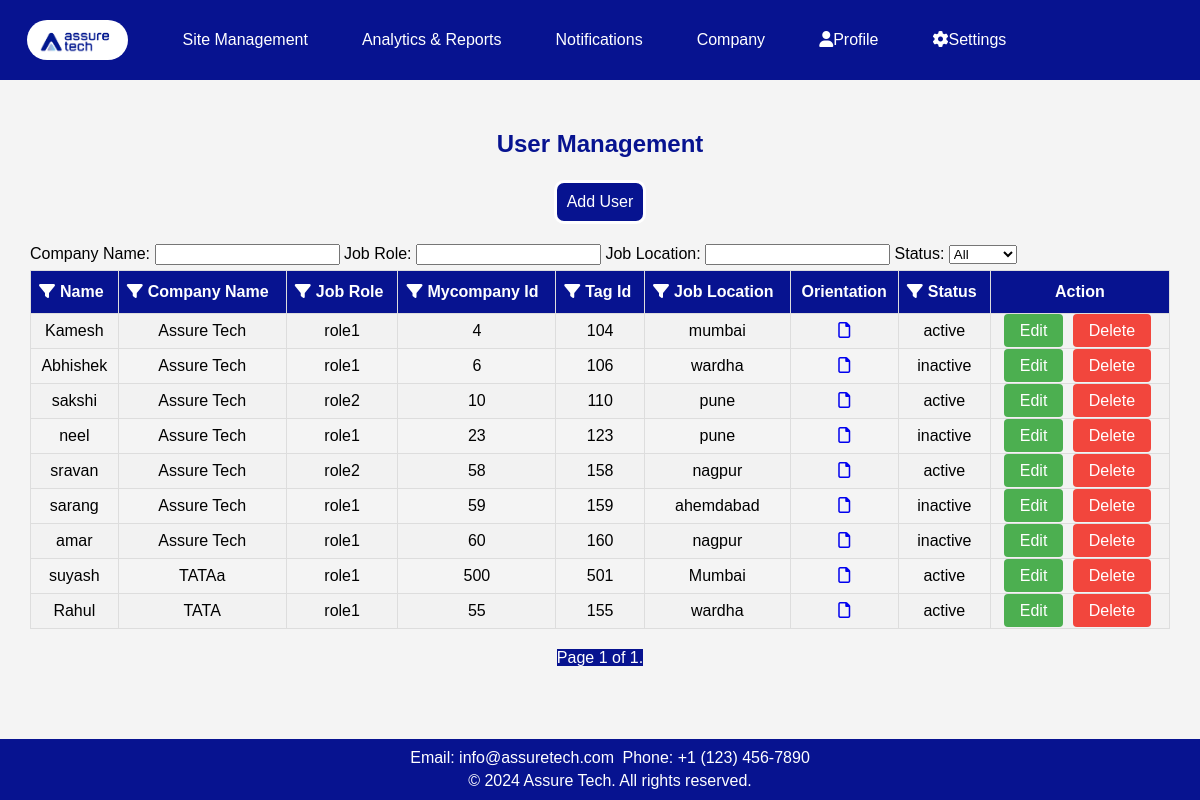
Page /get_all/ on the earlier database version.
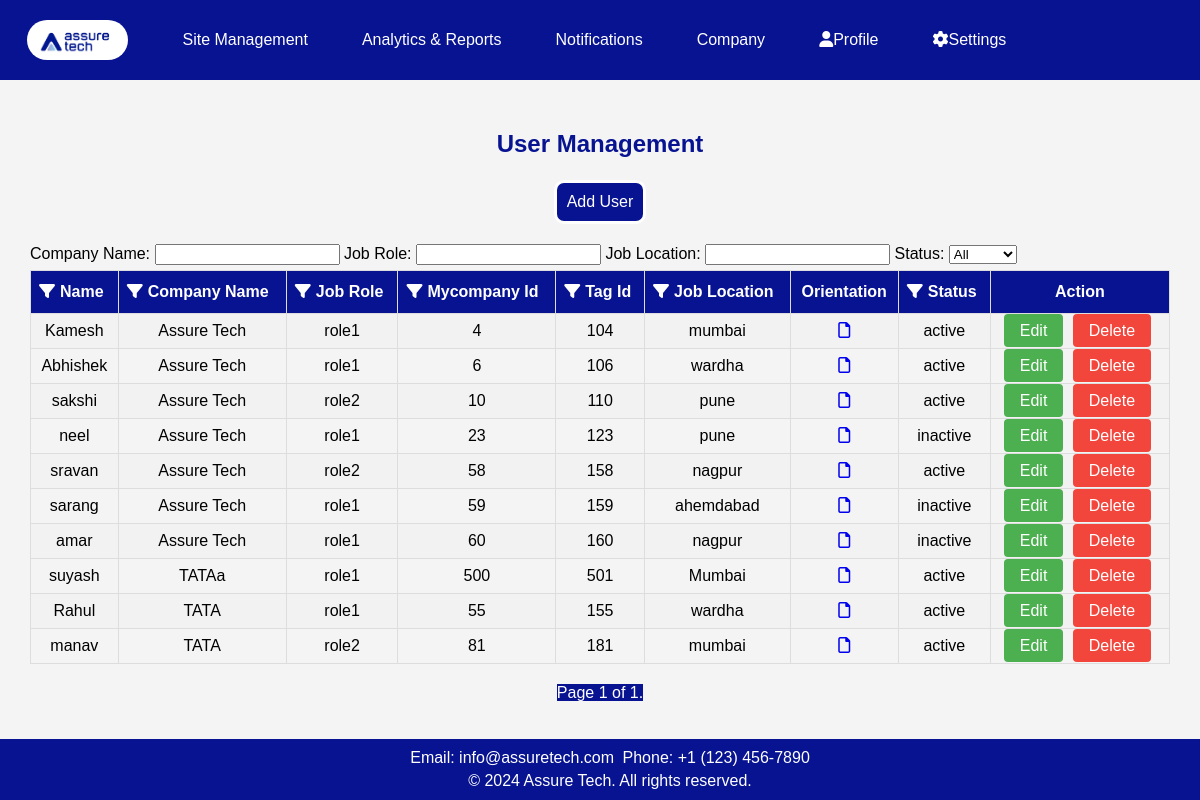
Same page on the later database version.
### app1/models.py (models this page shows, shortened)
class UserEnrolled(models.Model):
    name = models.CharField(max_length=255)
    company_name = models.CharField(max_length=100)
    job_role = models.CharField(max_length=100, choices=[
        ('role1', 'Role 1'),
        ('role2', 'Role 2'),
    ])
    mycompany_id = models.IntegerField(unique=True)
    tag_id = models.IntegerField(unique=True)
    job_location = models.CharField(max_length=100)
    orientation = models.FileField(upload_to='attachments/', validators=[FileExtensionValidator(['pdf', 'doc', 'docx', 'jpeg', 'jpg'])])
    status = models.CharField(max_length=10, choices=[
        ('active', 'Active'),
        ('inactive', 'Inactive'),
    ])

### app1/views.py (the view)
# urls.py: path('get_all/',get_data.as_view(),name='get_all'),
class get_data(ListView):
    model = UserEnrolled
    template_name = 'app1/getdata.html'
    context_object_name = 'data'
    paginate_by = 10
    def get_queryset(self):
        return UserEnrolled.objects.all()

### app1/templates/app1/getdata.html (shortened to what this page needs)
<!DOCTYPE html>
<html lang="en">
<head>
    <link rel="stylesheet" href="https://cdnjs.cloudflare.com/ajax/libs/font-awesome/5.15.3/css/all.min.css">
    <link rel="stylesheet" href="https://cdnjs.cloudflare.com/ajax/libs/font-awesome/6.0.0/css/all.min.css">
    {% load static %}
</head>
<body>
    <header>
        <nav class="nav">
            <a class="logo" href="#"><img src="{% static 'app1/images/logo.jpg' %}" alt="Logo"></a>
            <div class="dropdown">
                <a href="{% url 'sites' %}">Site Management</a>
            </div>
            <a href="{% url 'report' %}">Analytics & Reports</a>
            <a href="{% url 'notification' %}">Notifications</a>
            <a href="{% url 'company' %}">Company</a>
            <div class="dropdown">
                <a href="#" class="dropbtn"><i class="fas fa-user"></i>Profile</a>
            </div>
            <div class="dropdown">
                <a href="#" class="dropbtn"><i class="fas fa-cog"></i>Settings</a>
            </div>
        </nav>
    </header>
    <div class="user">
        <h2 class="heading1">User Management</h2>
        <a class="add" href="{% url 'create' %}">Add User</a>
    </div>
    <div id="table-container">
        <div class="filter-container">
            <label for="filterCompanyName">Company Name:</label>
            <input type="text" id="filterCompanyName" oninput="filterTable()">
            <label for="filterJobRole">Job Role:</label>
            <input type="text" id="filterJobRole" oninput="filterTable()">
            <label for="filterJobLocation">Job Location:</label>
            <input type="text" id="filterJobLocation" oninput="filterTable()">
            <label for="filterStatus">Status:</label>
            <select id="filterStatus" onchange="filterTable()">
                <option value="">All</option>
            </select>
        </div>
        <table id="customers">
            <tr>
                <th>
                    <div>
                        <span class="filter-icon" onclick="toggleFilter(0)"><i class="fas fa-filter"></i></span>
                        Name
                    </div>
                </th>
                <th>
                    <div>
                        <span class="filter-icon" onclick="toggleFilter(1)"><i class="fas fa-filter"></i></span>
                        Company Name
                    </div>
                </th>
                <th>
                    <div>
                        <span class="filter-icon" onclick="toggleFilter(2)"><i class="fas fa-filter"></i></span>
                        Job Role
                    </div>
                </th>
                <th>
                    <div>
                        <span class="filter-icon" onclick="toggleFilter(3)"><i class="fas fa-filter"></i></span>
                        Mycompany Id
                    </div>
                </th>
                <th>
                    <div>
                        <span class="filter-icon" onclick="toggleFilter(4)"><i class="fas fa-filter"></i></span>
                        Tag Id
                    </div>
                </th>
                <th>
                    <div>
                        <span class="filter-icon" onclick="toggleFilter(5)"><i class="fas fa-filter"></i></span>
                        Job Location
                    </div>
                </th>
                <th>Orientation</th>
                <th>
                    <div>
                        <span class="filter-icon" onclick="toggleFilter(7)"><i class="fas fa-filter"></i></span>
                        Status
                    </div>
                </th>
                <th>Action</th>
            </tr>
            {% for i in data %}
            <tr>
                <td>{{i.name}}</td>
                <td>{{i.company_name}}</td>
                <td>{{i.job_role}}</td>
                <td>{{i.mycompany_id}}</td>
                <td>{{i.tag_id}}</td>
                <td>{{i.job_location}}</td>
                {% load custom_filters %}
                <td>
                    {% if i.orientation %}
                    {% with file_extension=i.orientation.name|lower %}
                    <a href="{{ i.orientation.url }}" target="_blank">
                        <i class="file-icon {% if file_extension|slice:"-4" == '.pdf' %}far fa-file-pdf
                                    {% elif file_extension|slice:"-4" == '.doc' or file_extension|slice:"-5" == '.docx' %}far fa-file-word
                                    {% elif file_extension|slice:"-5" == '.jpeg' or file_extension|slice:"-4" == '.jpg' or file_extension|slice:"-4" == '.png' %}far fa-file-image
                                    {% elif file_extension|slice:"-4" == '.xls' or file_extension|slice:"-5" == '.xlsx' %}far fa-file-excel
                                    {% elif file_extension|slice:"-4" == '.ppt' or file_extension|slice:"-5" == '.pptx' %}far fa-file-powerpoint
                                    {% else %}far fa-file
                                {% endif %}"></i>
                    </a>
                    {% endwith %}
                    {% else %}
                    N/A
                    {% endif %}
                </td>
                <td>{{i.status}}</td>
                <td>
                    <a href="{% url 'user_update' i.id %}" class="edit-btn">Edit</a>
                    <a href="{% url 'task_delete' i.pk %}" class="delete-btn">Delete</a>
                </td>
            </tr>
            {% endfor %}
        </table>
        <div class="pagination">
            <span class="step-links">
                <span class="current">
                    Page {{ page_obj.number }} of {{ page_obj.paginator.num_pages }}.
                </span>
            </span>
        </div>
    </div>
    <footer>
        <p>Email: info@assuretech.com</p>
        <p>Phone: +1 (123) 456-7890</p>
        <div class="footer-bottom">
            <p>&copy; 2024 Assure Tech. All rights reserved.</p>
        </div>
    </footer>
</body>
</html>

### app1/templates/app1/getdata.html (style rules this page uses)
body { font-family: 'Verdana', sans-serif; width: 100%; margin: 0; padding-top: 10vh; background: #f4f4f4; box-sizing: border-box; height: 800px; }
header { background-color: #071390; color: white; text-align: center; padding: 10px 0; position: fixed; top: 0; width: 100%; z-index: 1000; display: flex; justify-content: space-between; align-items: center; }
.nav { display: flex; align-items: center; margin-right: 100px; }
.logo img { max-height: 40px; margin-left: 15px; float: left; border-radius: 20px; }
.nav a { padding: 10px 12px; color: white; text-decoration: none; display: inline-block; margin-right: 30px; }
.dropdown { display: inline-block; }
.user { text-align: center; margin-top: 50px; }
#table-container { margin-top: 20px; margin-left: 30px; margin-right: 30px; }
#customers { font-family: Arial, Helvetica, sans-serif; border-collapse: collapse; width: 100%; }
#customers td, #customers th { border: 1px solid #ddd; padding: 8px; text-align: center; }
#customers tr:nth-child(even) { background-color: #f2f2f2; }
#customers th { padding-top: 12px; padding-bottom: 12px; background-color: #071390; color: white; }
.heading1 { text-align: center; color: #071390; }
.add { background-color: #071390; color: white; padding: 10px; border: solid; margin-top: 2px; display: inline-block; text-decoration: none; border-radius: 10px 10px; }
.edit-btn, .delete-btn { background-color: #4CAF50; color: white; padding: 8px 16px; border: none; border-radius: 4px; cursor: pointer; margin-right: 5px; text-decoration: none; }
.delete-btn { background-color: #f2463d; }
footer { position: fixed; bottom: 0; width: 100%; background-color: #071390; color: white; text-align: center; padding: 10px; z-index: 1000; }
footer h4, footer p { white-space: nowrap; margin: 0; padding: 2px; display: inline; }
.footer-bottom { white-space: nowrap; padding-top: 5px; }
.footer-bottom p { margin: 0; }
.pagination { display: flex; justify-content: center; margin-top: 20px; flex-wrap: wrap; }
.pagination .current { background-color: #071390; color: white; margin: 5px; }
.filter-container { margin-bottom: 5px; }
.filter-icon { margin-right: 5px; cursor: pointer; }
th div { display: flex; align-items: center; }

Differences in the rows shown:
changed UserEnrolled "Abhishek": status "inactive" → "active"
added UserEnrolled: name "manav", company_name "TATA", job_role "role2", mycompany_id "81", tag_id "181", job_location "mumbai", status "active"
